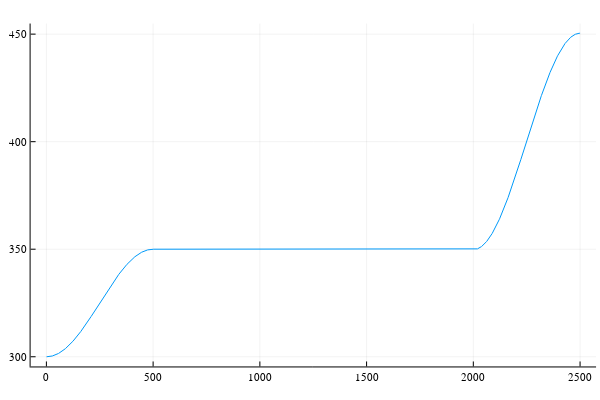

Source (notebook cell):
### Markdown cell above
# Visualizations

### Code cell
total_x = vcat(x_traj1, x_burn1, x_traj2, x_burn2, x_traj3)
total_y = vcat(y_traj1, y_burn1, y_traj2, y_burn2, y_traj3)
total_z = vcat(z_traj1, z_burn1, z_traj2, z_burn2, z_traj3)

total_r = sqrt.(total_x.^2 .+ total_y.^2 .+ total_z.^2)

plot(total_r .- re, label="")

### Figure 1 — Plotly figure (JSON) as saved in the notebook; plotly's stock layout.template omitted (floating-point values rounded to 4 significant figures; data arrays with more than 128 entries replaced by an {"elided": "..."} marker saying what was removed)
{"data": [{"colorbar": {"title": ""}, "legendgroup": "", "line": {"color": "rgba(0, 154, 250, 1.000)", "dash": "solid", "shape": "linear", "width": 1}, "mode": "lines", "name": "", "showlegend": false, "type": "scatter", "x": {"elided": "2500 int values"}, "xaxis": "x", "y": {"elided": "2500 float values"}, "yaxis": "y", "zmax": null, "zmin": null}], "layout": {"annotations": [], "height": 400, "legend_position": {"bgcolor": "rgba(255, 255, 255, 1.000)", "bordercolor": "rgba(0, 0, 0, 1.000)", "borderwidth": 1, "font": {"color": "rgba(0, 0, 0, 1.000)", "family": "sans-serif", "size": 11}, "title": {"font": {"color": "rgba(0, 0, 0, 1.000)", "family": "sans-serif", "size": 15}, "text": ""}, "tracegroupgap": 0, "traceorder": "normal", "x": 1, "xanchor": "auto", "y": 1, "yanchor": "auto"}, "margin": {"b": 20, "l": 0, "r": 0, "t": 20}, "paper_bgcolor": "rgba(255, 255, 255, 1.000)", "plot_bgcolor": "rgba(255, 255, 255, 1.000)", "showlegend": true, "width": 600, "xaxis": {"anchor": "y", "domain": [0.05101, 0.9934], "gridcolor": "rgba(0, 0, 0, 0.100)", "gridwidth": 0.5, "linecolor": "rgba(0, 0, 0, 1.000)", "mirror": false, "range": [-73.97, 2575.0], "showgrid": true, "showline": true, "showticklabels": true, "tickangle": 0, "tickcolor": "rgb(0, 0, 0)", "tickfont": {"color": "rgba(0, 0, 0, 1.000)", "family": "sans-serif", "size": 11}, "tickmode": "array", "ticks": "inside", "ticktext": ["0", "500", "1000", "1500", "2000", "2500"], "tickvals": [0, 500, 1000, 1500, 2000, 2500], "title": "", "titlefont": {"color": "rgba(0, 0, 0, 1.000)", "family": "sans-serif", "size": 15}, "type": "-", "visible": true, "zeroline": false, "zerolinecolor": "rgba(0, 0, 0, 1.000)"}, "yaxis": {"anchor": "x", "domain": [0.03762, 0.9902], "gridcolor": "rgba(0, 0, 0, 0.100)", "gridwidth": 0.5, "linecolor": "rgba(0, 0, 0, 1.000)", "mirror": false, "range": [295.5, 454.9], "showgrid": true, "showline": true, "showticklabels": true, "tickangle": 0, "tickcolor": "rgb(0, 0, 0)", "tickfont": {"color": "rgba(0, 0, 0, 1.000)", "family": "sans-serif", "size": 11}, "tickmode": "array", "ticks": "inside", "ticktext": ["300", "350", "400", "450"], "tickvals": [300, 350, 400, 450], "title": "", "titlefont": {"color": "rgba(0, 0, 0, 1.000)", "family": "sans-serif", "size": 15}, "type": "-", "visible": true, "zeroline": false, "zerolinecolor": "rgba(0, 0, 0, 1.000)"}}}
